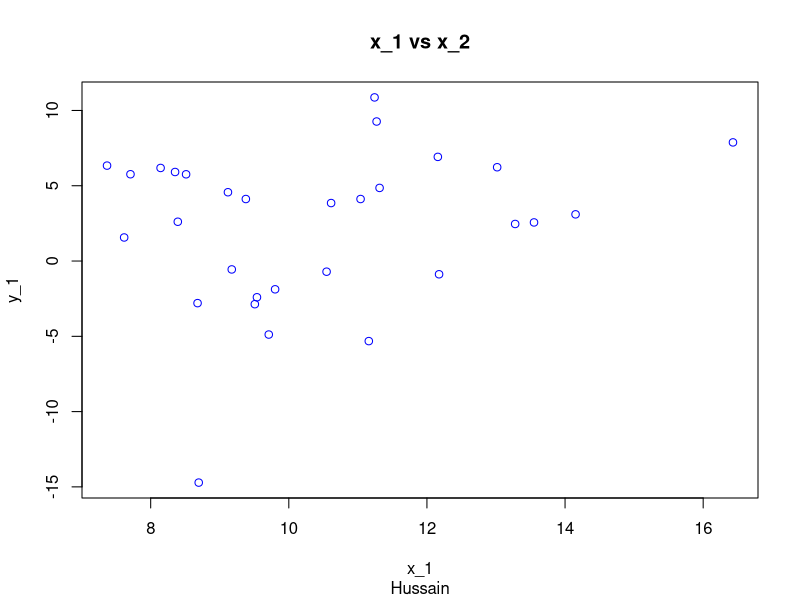
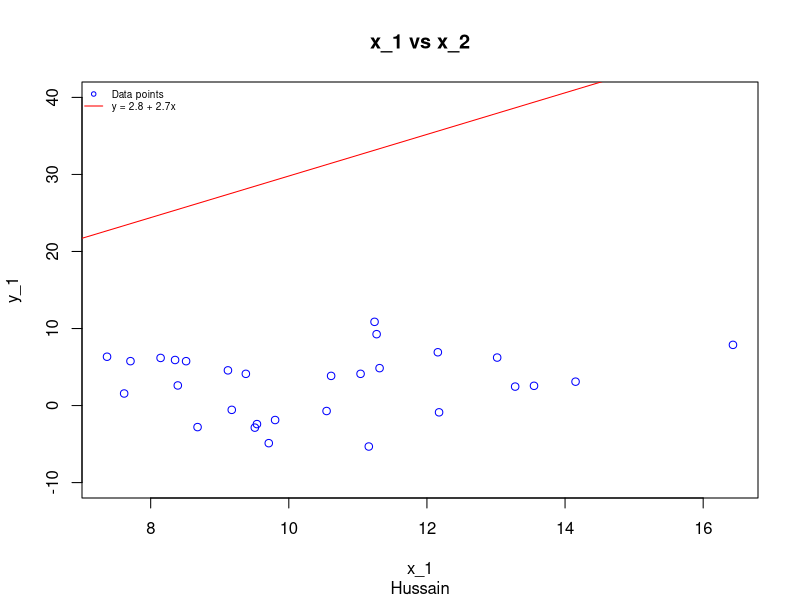

Reproduce these figures in R, in order.
## ---- chunk 1

# Part 1

# a 
# Generate 5 random digits from 0 to 9 and store it in vector 𝑉_1.
(v_1 <- trunc(runif(5, 0, 9)))
# A sequence 𝑉_2 starting at 1 and ending at 20, with an increment of 3.
(v_2 <- seq(1,20,3))
# A vector 𝑉_3 repeating the number 7, ten times.
(v_3 <- rep(7, 10))

# b
# combine v_1, v_2, and v_3 into a single vector
(v <- c(v_1, v_2, v_3))

# c
# Remove all numbers greater than 10 from vector 𝑉
# save the result in vector 𝑊
(w <- v[v<=10]) # for getting the sub list

# d
v
w



# Part 2

# a
n = 30
# Generate random vector x_1 from normal distribution with 
# mean = 10 and var = 4
(x_1 <- rnorm(n, mean = 10, sd = 2))
# b
# Generate random vector x_2 = 3 + y where y has normal distribution with 
# mean = 0 and variance = 25
(x_2 = 3 + rnorm(n, mean = 0, sd = 5))

# c
# Make the scatter plot 𝑥_1 versus 𝑥_2, using the plot function and color blue. 
# Use suitable title (including your name as subtitle) and 𝑥 and 𝑦 axis labels
plot(x_1, x_2, 
    col = "blue", 
    main = "x_1 vs x_2", 
    sub = "Hussain", 
    xlab = "x_1", 
    ylab = "y_1",
    ) 
# d
# Add the line 𝑦 = 2.8 + 2.7𝑥 to the plot of part (c) and color red
abline(a = 2.8, b = 2.7, col = "red") # plot out of range

plot(x_1, x_2, 
    col = "blue", 
    main = "x_1 vs x_2", 
    sub = "Hussain", 
    xlab = "x_1", 
    ylab = "y_1",
    ylim = c(-10,40)) 

abline(a = 2.8, b = 2.7, col = "red")


# e
# Add suitable legend into your plot
legend("topleft",
       legend = c("Data points", "y = 2.8 + 2.7x"),
       col = c("blue", "red"),
       pch = c(1, NA), # for the data point
       lty = c(NA, 1), # for the line
       cex = 0.6, # for reducing the font size
       bty = "n" # removing the box
       )

